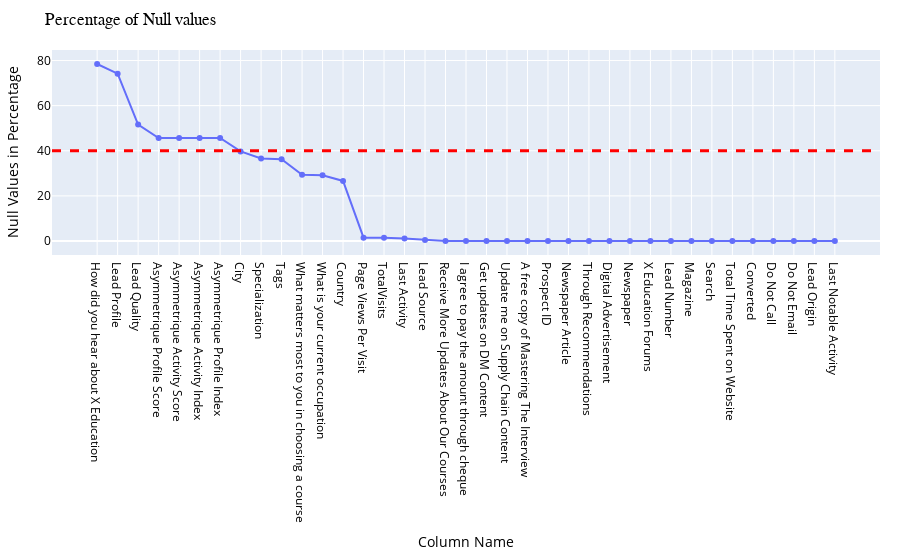

The code cell stored with this chart in its notebook:
### Code cell
# plotting the null value percentage

fig =px.line(null_lead,x='Column Name', y = 'Null Values in Percentage', markers =True,
            title ='Percentage of Null values')

fig.update_layout(
    font_color ='black',
    margin =dict(l=20,r=20,t=50,b=20),
    title_font_family ="Times New Roman")
fig.add_hline(y=40,line_width =3,line_dash='dash',line_color ='red') # 40% line
fig.show()

### Figure 1 — Plotly figure (JSON) as saved in the notebook; plotly's stock layout.template omitted (floating-point values rounded to 4 significant figures)
{"data": [{"hovertemplate": "Column Name=%{x}<br>Null Values in Percentage=%{y}<extra></extra>", "legendgroup": "", "line": {"color": "#636efa", "dash": "solid"}, "marker": {"symbol": "circle"}, "mode": "markers+lines", "name": "", "orientation": "v", "showlegend": false, "type": "scatter", "x": ["How did you hear about X Education", "Lead Profile", "Lead Quality", "Asymmetrique Profile Score", "Asymmetrique Activity Score", "Asymmetrique Activity Index", "Asymmetrique Profile Index", "City", "Specialization", "Tags", "What matters most to you in choosing a course", "What is your current occupation", "Country", "Page Views Per Visit", "TotalVisits", "Last Activity", "Lead Source", "Receive More Updates About Our Courses", "I agree to pay the amount through cheque", "Get updates on DM Content", "Update me on Supply Chain Content", "A free copy of Mastering The Interview", "Prospect ID", "Newspaper Article", "Through Recommendations", "Digital Advertisement", "Newspaper", "X Education Forums", "Lead Number", "Magazine", "Search", "Total Time Spent on Website", "Converted", "Do Not Call", "Do Not Email", "Lead Origin", "Last Notable Activity"], "xaxis": "x", "y": [78.46, 74.19, 51.59, 45.65, 45.65, 45.65, 45.65, 39.71, 36.58, 36.29, 29.32, 29.11, 26.63, 1.48, 1.48, 1.11, 0.39, 0, 0, 0, 0, 0, 0, 0, 0, 0, 0, 0, 0, 0, 0, 0, 0, 0, 0, 0, 0], "yaxis": "y"}], "layout": {"font": {"color": "black"}, "legend": {"tracegroupgap": 0}, "margin": {"b": 20, "l": 20, "r": 20, "t": 50}, "shapes": [{"line": {"color": "red", "dash": "dash", "width": 3}, "type": "line", "x0": 0, "x1": 1, "xref": "x domain", "y0": 40, "y1": 40, "yref": "y"}], "title": {"font": {"family": "Times New Roman"}, "text": "Percentage of Null values"}, "xaxis": {"anchor": "y", "domain": [0, 1], "title": {"text": "Column Name"}}, "yaxis": {"anchor": "x", "domain": [0, 1], "title": {"text": "Null Values in Percentage"}}}}
